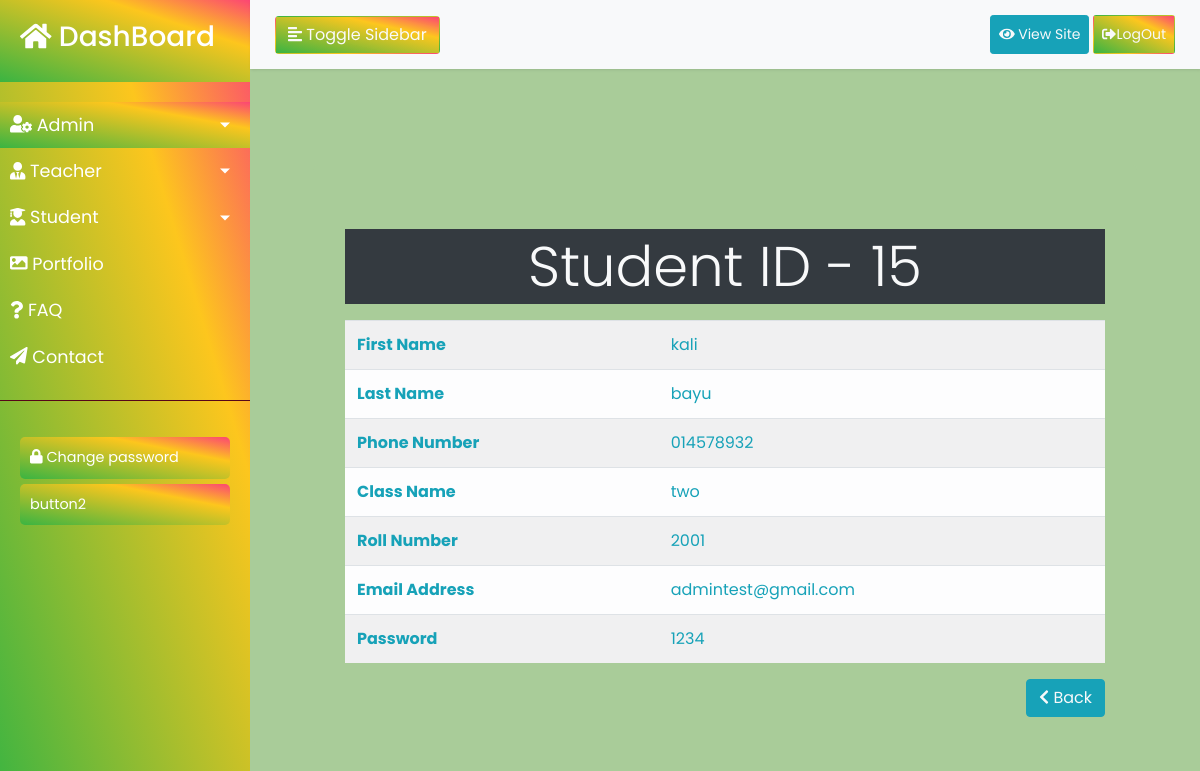
The app's page /studentshow.php?id=15 (signed in) with its own data.
### tables this page shows
CREATE TABLE IF NOT EXISTS `students` (
  `id` int NOT NULL AUTO_INCREMENT,
  `first_name` varchar(30) DEFAULT NULL,
  `last_name` varchar(30) DEFAULT NULL,
  `mobile` varchar(30) DEFAULT NULL,
  `roll_number` int DEFAULT NULL,
  `email` varchar(50) DEFAULT NULL,
  `student_pass` varchar(50) DEFAULT NULL,
  `class_id` int NOT NULL,
  PRIMARY KEY (`id`)
);

CREATE TABLE IF NOT EXISTS `classes` (
  `id` int NOT NULL AUTO_INCREMENT,
  `classname` varchar(30) DEFAULT NULL,
  PRIMARY KEY (`id`)
);

### studentshow.php (the view)
<?php
include('DBheader.php');
require_once('database.php');
?>
<?php
$id=$_GET['id'];
$show = "SELECT students.id,students.first_name,students.last_name,students.mobile,classes.classname,students.roll_number,students.email,students.student_pass FROM students INNER JOIN classes ON students.class_id=classes.id WHERE students.id = $id";
$result = mysqli_query($connection,$show);
?>
<div class=" container-fluid">
<div class="container   p-5 mt-5">
    <div class="jumbotron green">
    <h3 class="display-4 text-center bg-dark text-light py-1 mb-3"><?php echo"Student ID - ".$id;?></h3>
        <table class="table table-light table-striped text-info">
        <tbody>
        <?php
                while ($sh=mysqli_fetch_assoc($result)){
            ?>
            <tr>
            <th>First Name</th>
            <td><?php echo $sh['first_name'];?></td>
            </tr>
            <tr>
            <th>Last Name</th>
            <td><?php echo $sh['last_name'];?></td>
            </tr>
            <tr>
            <th>Phone Number</th>
            <td><?php echo $sh['mobile'];?></td>
            </tr>
            <tr>
            <th>Class Name</th>
            <td><?php echo $sh['classname'];?></td>
            </tr>
            <tr>
            <th>Roll Number</th>
            <td><?php echo $sh['roll_number'];?></td>
            </tr>
            <tr>
            <th>Email Address</th>
            <td><?php echo $sh['email'];?></td>
            </tr>
            <tr>
            <th>Password</th>
            <td><?php echo $sh['student_pass'];?></td>
            </tr>
        <?php }?>
        </tbody>
        </table>
    <div class="text-end">
    <a href="studentlist.php" class="btn btn-info text-light float-right"><i class="fas fa-chevron-left"></i> Back</a>
    </div>
    </div>
</div>
</div>
<?php
include('DBfooter.php');
?>

### sidebar.css (style rules this page uses)
body { font-family: 'Poppins', sans-serif; }
a, a:hover, a:focus { color: inherit; text-decoration: none; transition: all 0.3s; }

### style.css (style rules this page uses)
body { height: auto; width: auto; background-color: rgb(169, 204, 153); }
.green { background-color: rgb(169, 204, 153); }

### records on screen
students: first_name "kali", last_name "bayu", mobile "014578932", class.classname "two", roll_number "2001", email "admintest@gmail.com", student_pass "1234"

### other values on screen
$id "15"
